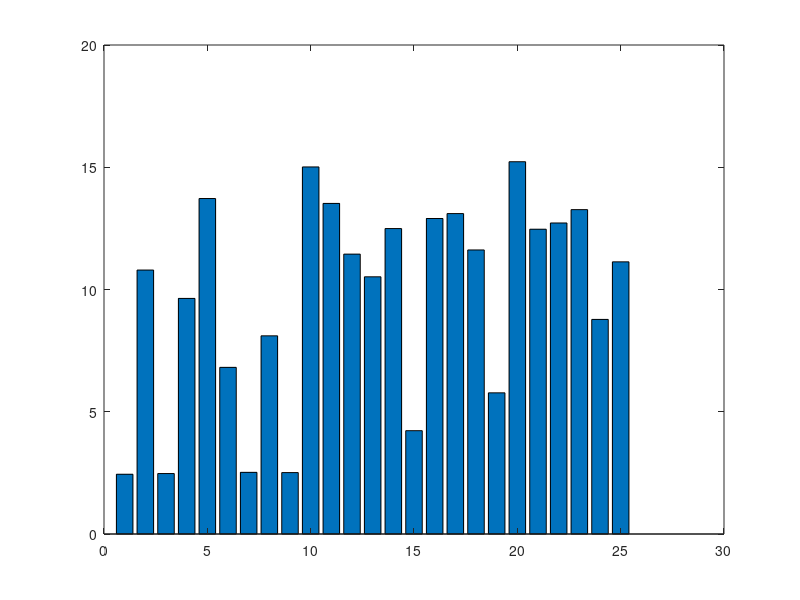

Reproduce this figure in MATLAB. (Note: this script raises an error after producing the figure.)
% demo7
X=randi([2,15],[1,25])+rand([1,25]);
b=bar(X);

CMap=slanCM('hsv');
b.FaceColor='flat';
b.CData=slanCM(1,length(b.XData));
% 42 56 63 100 133 187 188



% 修饰一下
ax=gca;hold on;grid on
ax.DataAspectRatio=[1,1,1];
ax.LineWidth=1.2;
ax.XMinorTick='on';
ax.YMinorTick='on';
ax.ZMinorTick='on';
ax.GridLineStyle=':';
